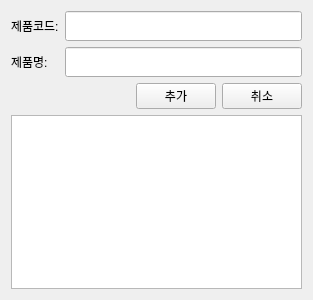
<?xml version="1.0" encoding="UTF-8"?>
<ui version="4.0">
 <class>Form</class>
 <widget class="QWidget" name="Form">
  <property name="geometry">
   <rect>
    <x>0</x>
    <y>0</y>
    <width>313</width>
    <height>300</height>
   </rect>
  </property>
  <property name="windowTitle">
   <string>Form</string>
  </property>
  <layout class="QVBoxLayout" name="verticalLayout">
   <item>
    <layout class="QFormLayout" name="formLayout">
     <item row="0" column="0">
      <widget class="QLabel" name="lbl_code">
       <property name="minimumSize">
        <size>
         <width>0</width>
         <height>30</height>
        </size>
       </property>
       <property name="text">
        <string>제품코드:</string>
       </property>
      </widget>
     </item>
     <item row="0" column="1">
      <widget class="QLineEdit" name="le_code">
       <property name="minimumSize">
        <size>
         <width>0</width>
         <height>30</height>
        </size>
       </property>
      </widget>
     </item>
     <item row="1" column="0">
      <widget class="QLabel" name="lbl_name">
       <property name="minimumSize">
        <size>
         <width>0</width>
         <height>30</height>
        </size>
       </property>
       <property name="text">
        <string>제품명:</string>
       </property>
      </widget>
     </item>
     <item row="1" column="1">
      <widget class="QLineEdit" name="le_name">
       <property name="minimumSize">
        <size>
         <width>0</width>
         <height>30</height>
        </size>
       </property>
      </widget>
     </item>
    </layout>
   </item>
   <item>
    <layout class="QHBoxLayout" name="horizontalLayout">
     <item>
      <spacer name="horizontalSpacer">
       <property name="orientation">
        <enum>Qt::Horizontal</enum>
       </property>
       <property name="sizeHint" stdset="0">
        <size>
         <width>138</width>
         <height>20</height>
        </size>
       </property>
      </spacer>
     </item>
     <item>
      <widget class="QPushButton" name="btn_add">
       <property name="text">
        <string>추가</string>
       </property>
      </widget>
     </item>
     <item>
      <widget class="QPushButton" name="btn_cancel">
       <property name="text">
        <string>취소</string>
       </property>
      </widget>
     </item>
    </layout>
   </item>
   <item>
    <widget class="QTableView" name="product_table_view"/>
   </item>
  </layout>
 </widget>
 <resources/>
 <connections/>
</ui>
